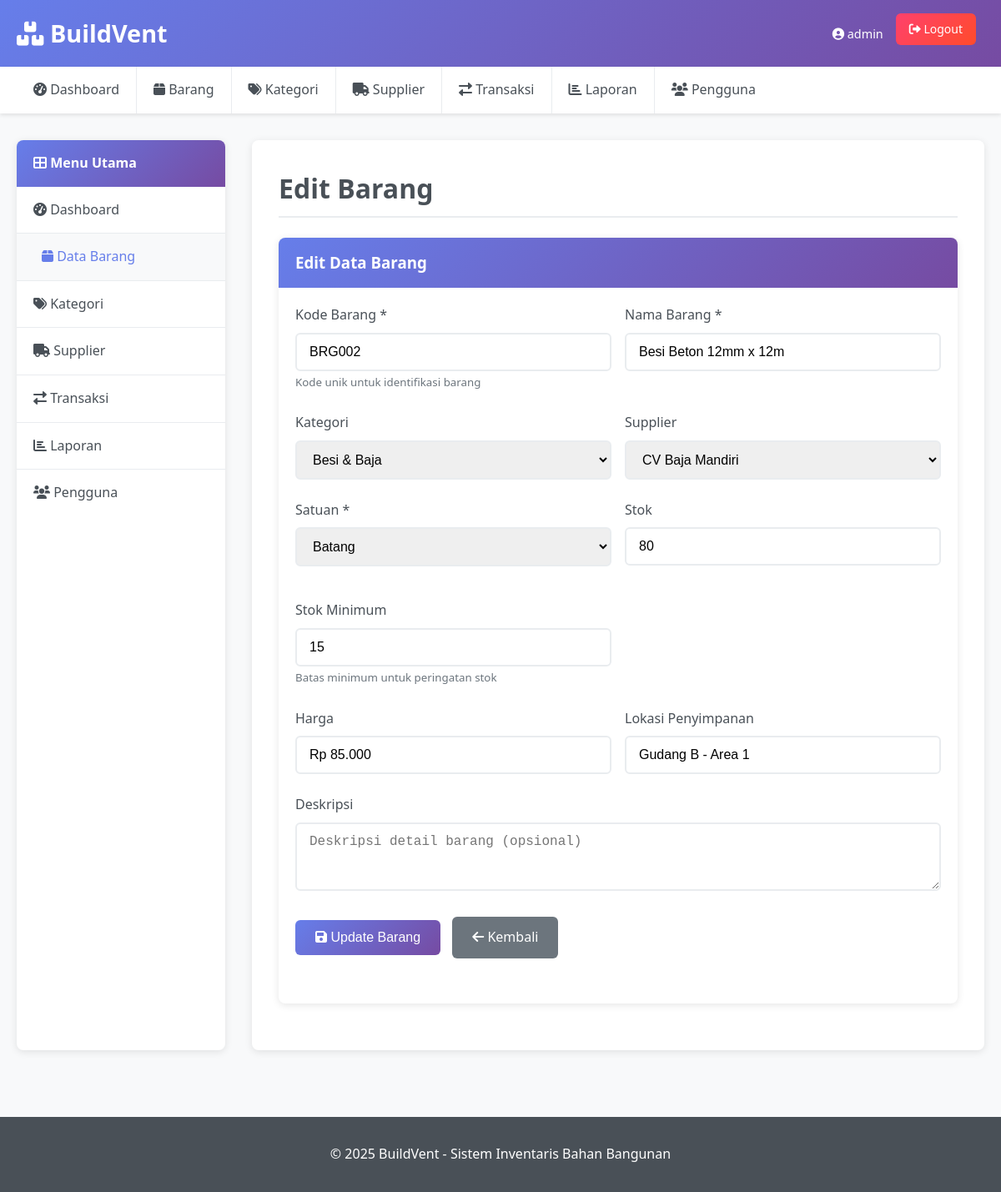
The page /barang_form.php?edit=2 (signed in) on the database its author committed.
### tables this page shows
CREATE TABLE IF NOT EXISTS barang (
    id INT PRIMARY KEY AUTO_INCREMENT,
    kode_barang VARCHAR(20) UNIQUE NOT NULL,
    nama_barang VARCHAR(100) NOT NULL,
    kategori_id INT,
    supplier_id INT,
    satuan VARCHAR(20) NOT NULL,
    stok INT DEFAULT 0,
    stok_minimum INT DEFAULT 0,
    harga DECIMAL(15,2) DEFAULT 0,
    lokasi VARCHAR(100),
    deskripsi TEXT,
    status ENUM('aktif', 'nonaktif') DEFAULT 'aktif',
    created_at TIMESTAMP DEFAULT CURRENT_TIMESTAMP,
    updated_at TIMESTAMP DEFAULT CURRENT_TIMESTAMP ON UPDATE CURRENT_TIMESTAMP,
    FOREIGN KEY (kategori_id) REFERENCES kategori(id),
    FOREIGN KEY (supplier_id) REFERENCES supplier(id)
);

CREATE TABLE IF NOT EXISTS kategori (
    id INT PRIMARY KEY AUTO_INCREMENT,
    nama_kategori VARCHAR(100) NOT NULL,
    deskripsi TEXT,
    status ENUM('aktif', 'nonaktif') DEFAULT 'aktif',
    created_at TIMESTAMP DEFAULT CURRENT_TIMESTAMP,
    updated_at TIMESTAMP DEFAULT CURRENT_TIMESTAMP ON UPDATE CURRENT_TIMESTAMP
);

CREATE TABLE IF NOT EXISTS supplier (
    id INT PRIMARY KEY AUTO_INCREMENT,
    nama_supplier VARCHAR(100) NOT NULL,
    kontak VARCHAR(50),
    alamat TEXT,
    email VARCHAR(100),
    status ENUM('aktif', 'nonaktif') DEFAULT 'aktif',
    created_at TIMESTAMP DEFAULT CURRENT_TIMESTAMP,
    updated_at TIMESTAMP DEFAULT CURRENT_TIMESTAMP ON UPDATE CURRENT_TIMESTAMP
);

### config/database.php (called while the page is built, shortened)
<?php
function formatRupiah($angka) {
    return "Rp " . number_format($angka, 0, ',', '.');
}
?>

### barang_form.php (the view, shortened to what this page needs)
<?php
require_once 'config/database.php';
$edit_mode = false;
$barang = null;
if (isset($_GET['edit']) && is_numeric($_GET['edit'])) {
    $edit_mode = true;
    $id = mysqli_real_escape_string($conn, $_GET['edit']);
    $result = mysqli_query($conn, "SELECT * FROM barang WHERE id = '$id'");
    if ($result && mysqli_num_rows($result) > 0) {
        $barang = mysqli_fetch_assoc($result);
    } else {
        $_SESSION['error'] = "Barang tidak ditemukan!";
        header('Location: barang.php');
        exit();
    }
}
$result = mysqli_query($conn, "SELECT * FROM kategori WHERE status = 'aktif' ORDER BY nama_kategori");
$kategori_list = [];
if ($result) {
    while ($row = mysqli_fetch_assoc($result)) {
        $kategori_list[] = $row;
    }
}
$result = mysqli_query($conn, "SELECT * FROM supplier WHERE status = 'aktif' ORDER BY nama_supplier");
$supplier_list = [];
if ($result) {
    while ($row = mysqli_fetch_assoc($result)) {
        $supplier_list[] = $row;
    }
}
if (!$edit_mode && empty($_POST)) {
    $kode_barang = generateKode('BRG', 'barang', 'kode_barang');
} else {
    $kode_barang = $_POST['kode_barang'] ?? $barang['kode_barang'] ?? '';
}
$page_title = $edit_mode ? "Edit Barang" : "Tambah Barang";
include 'includes/header.php';
?>
<div class="layout">
    <?php include 'includes/sidebar.php'; ?>
    <div class="main-content">
        <h1 class="page-title"><?php echo $page_title; ?></h1>
        <div class="card">
            <div class="card-header">
                <h3><?php echo $edit_mode ? "Edit Data Barang" : "Tambah Data Barang"; ?></h3>
            </div>
            <div class="card-body">
                <form method="POST" action="">
                    <div class="form-row">
                        <div class="form-group">
                            <label class="form-label">Kode Barang *</label>
                            <input type="text" name="kode_barang" class="form-control"
                                   value="<?php echo htmlspecialchars($kode_barang); ?>" required>
                            <small class="text-muted">Kode unik untuk identifikasi barang</small>
                        </div>
                        <div class="form-group">
                            <label class="form-label">Nama Barang *</label>
                            <input type="text" name="nama_barang" class="form-control"
                                   value="<?php echo isset($_POST['nama_barang']) ? htmlspecialchars($_POST['nama_barang']) : ($barang ? htmlspecialchars($barang['nama_barang']) : ''); ?>"
                                   required>
                        </div>
                    </div>
                    <div class="form-row">
                        <div class="form-group">
                            <label class="form-label">Kategori</label>
                            <select name="kategori_id" class="form-control">
                                <?php foreach ($kategori_list as $kategori): ?>
                                    <option value="<?php echo $kategori['id']; ?>"
                                            <?php echo (isset($_POST['kategori_id']) && $_POST['kategori_id'] == $kategori['id']) || ($barang && $barang['kategori_id'] == $kategori['id']) ? 'selected' : ''; ?>>
                                        <?php echo htmlspecialchars($kategori['nama_kategori']); ?>
                                    </option>
                                <?php endforeach; ?>
                            </select>
                        </div>
                        <div class="form-group">
                            <label class="form-label">Supplier</label>
                            <select name="supplier_id" class="form-control">
                                <?php foreach ($supplier_list as $supplier): ?>
                                    <option value="<?php echo $supplier['id']; ?>"
                                            <?php echo (isset($_POST['supplier_id']) && $_POST['supplier_id'] == $supplier['id']) || ($barang && $barang['supplier_id'] == $supplier['id']) ? 'selected' : ''; ?>>
                                        <?php echo htmlspecialchars($supplier['nama_supplier']); ?>
                                    </option>
                                <?php endforeach; ?>
                            </select>
                        </div>
                    </div>
                    <div class="form-row">
                        <div class="form-group">
                            <label class="form-label">Satuan *</label>
                            <select name="satuan" class="form-control" required>
                                <?php
                                $satuan_options = ['Pcs', 'Kg', 'Sak', 'Batang', 'Kaleng', 'M³', 'Roll', 'Lembar', 'Dus', 'Set'];
                                $current_satuan = isset($_POST['satuan']) ? $_POST['satuan'] : ($barang ? $barang['satuan'] : '');
                                foreach ($satuan_options as $option):
                                ?>
                                    <option value="<?php echo $option; ?>"
                                            <?php echo $current_satuan == $option ? 'selected' : ''; ?>>
                                        <?php echo $option; ?>
                                    </option>
                                <?php endforeach; ?>
                            </select>
                        </div>
                        <div class="form-group">
                            <label class="form-label">Stok</label>
                            <input type="number" name="stok" class="form-control"
                                   value="<?php echo isset($_POST['stok']) ? $_POST['stok'] : ($barang ? $barang['stok'] : '0'); ?>"
                                   min="0">
                        </div>
                        <div class="form-group">
                            <label class="form-label">Stok Minimum</label>
                            <input type="number" name="stok_minimum" class="form-control"
                                   value="<?php echo isset($_POST['stok_minimum']) ? $_POST['stok_minimum'] : ($barang ? $barang['stok_minimum'] : '0'); ?>"
                                   min="0">
                            <small class="text-muted">Batas minimum untuk peringatan stok</small>
                        </div>
                    </div>
                    <div class="form-row">
                        <div class="form-group">
                            <label class="form-label">Harga</label>
                            <input type="text" name="harga" class="form-control"
                                   value="<?php echo isset($_POST['harga']) ? $_POST['harga'] : ($barang ? formatRupiah($barang['harga']) : ''); ?>"
                                   onkeyup="formatNumber(this)">
                        </div>
                        <div class="form-group">
                            <label class="form-label">Lokasi Penyimpanan</label>
                            <input type="text" name="lokasi" class="form-control"
                                   value="<?php echo isset($_POST['lokasi']) ? htmlspecialchars($_POST['lokasi']) : ($barang ? htmlspecialchars($barang['lokasi']) : ''); ?>"
                                   placeholder="Contoh: Gudang A - Rak 1">
                        </div>
                    </div>
                    <div class="form-group">
                        <label class="form-label">Deskripsi</label>
                        <textarea name="deskripsi" class="form-control" rows="3"
                                  placeholder="Deskripsi detail barang (opsional)"><?php echo isset($_POST['deskripsi']) ? htmlspecialchars($_POST['deskripsi']) : ($barang ? htmlspecialchars($barang['deskripsi']) : ''); ?></textarea>
                    </div>
                    <div class="form-group">
                        <button type="submit" class="btn btn-primary">
                            <i class="fas fa-save"></i> <?php echo $edit_mode ? "Update Barang" : "Simpan Barang"; ?>
                        </button>
                        <a href="barang.php" class="btn btn-secondary">
                            <i class="fas fa-arrow-left"></i> Kembali
                        </a>
                    </div>
                </form>
            </div>
        </div>
    </div>
</div>
<?php include 'includes/footer.php'; ?>

### assets/css/style.css (style rules this page uses)
* { margin: 0; padding: 0; box-sizing: border-box; }
body { font-family: "Segoe UI", Tahoma, Geneva, Verdana, sans-serif; background-color: #f8f9fa; color: #333; line-height: 1.6; }
.main-content { background: white; border-radius: 8px; box-shadow: 0 2px 10px rgba(0, 0, 0, 0.1); padding: 2rem; margin-bottom: 2rem; }
.page-title { color: #495057; margin-bottom: 1.5rem; padding-bottom: 0.5rem; border-bottom: 2px solid #e9ecef; }
.card { background: white; border-radius: 8px; box-shadow: 0 2px 10px rgba(0, 0, 0, 0.1); margin-bottom: 1.5rem; overflow: hidden; }
.card-header { background: linear-gradient(135deg, #667eea 0%, #764ba2 100%); color: white; padding: 15px 20px; font-weight: bold; }
.card-body { padding: 20px; }
.form-group { margin-bottom: 1.5rem; }
.form-label { display: block; margin-bottom: 0.5rem; font-weight: 500; color: #495057; }
.form-control { width: 100%; padding: 12px 15px; border: 2px solid #e9ecef; border-radius: 6px; font-size: 1rem; transition: border-color 0.3s ease; }
.form-row { display: grid; grid-template-columns: repeat(auto-fit, minmax(250px, 1fr)); gap: 1rem; }
.btn { display: inline-block; padding: 12px 24px; border: none; border-radius: 6px; font-size: 1rem; font-weight: 500; text-decoration: none; text-align: center; cursor: pointer; transition: all 0.3s ease; margin-right: 10px; margin-bottom: 10px; }
.btn-primary { background: linear-gradient(135deg, #667eea 0%, #764ba2 100%); color: white; }
.btn-secondary { background: #6c757d; color: white; }
.layout { display: grid; grid-template-columns: 250px 1fr; gap: 2rem; margin-top: 2rem; }
.text-muted { color: #6c757d; }

### rows shown on the page
barang: kode_barang "BRG002", nama_barang "Besi Beton 12mm x 12m", kategori_id "Besi & Baja", supplier_id "CV Baja Mandiri", satuan "Batang", stok "80", stok_minimum "15", harga "Rp 85.000", lokasi "Gudang B - Area 1"

### other values the page prints
$_SESSION['username'] "admin"
$page_title "Edit Barang"
